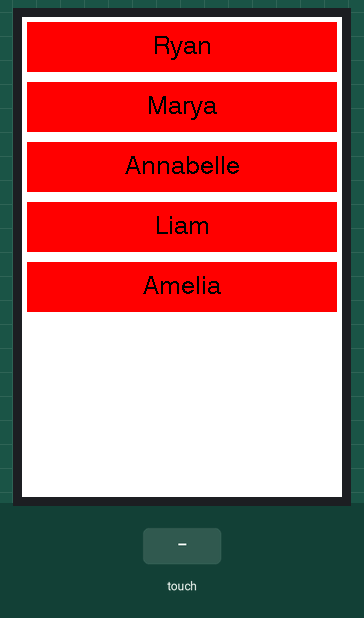
A sketch run on a simulated ESP32. Parts: 320×480 colour display. The inputs (shaded band) are chosen by the test bench.

Above: at 1.6 s.
1.7 s: touch panel pressed at 13 % / 70 % of its raw x / y range
At 2.0 s:
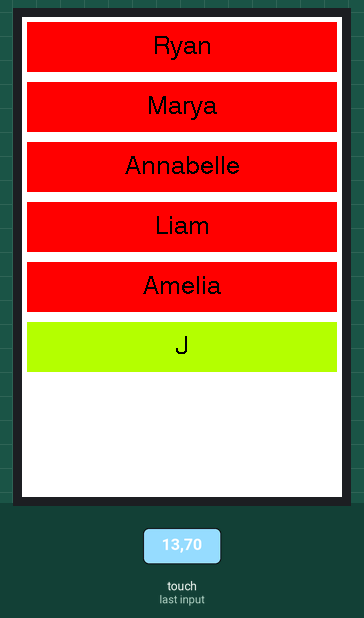
3.2 s: touch panel pressed at 13 % / 90 % of its raw x / y range
At 4.4 s:
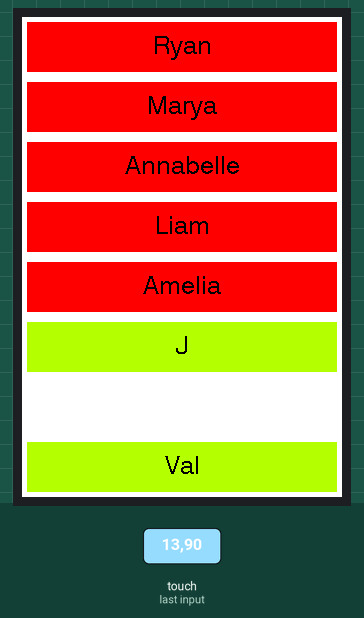
Timing chart, 0 to 6.2 s (numbered marks = the images above; inputs shaded):
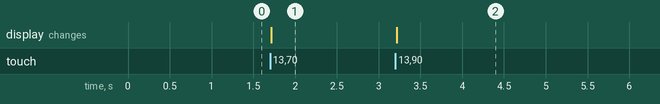

The sketch:

name_rows_cyd_large.ino
```cpp
// (licence header left out)
#include <SPI.h>

/*  Install the "TFT_eSPI" library by Bodmer to interface with the TFT Display - https://github.com/Bodmer/TFT_eSPI
    *** IMPORTANT: User_Setup.h available on the internet will probably NOT work with the examples available at Random Nerd Tutorials ***
    *** YOU MUST USE THE User_Setup.h FILE PROVIDED IN THE LINK BELOW IN ORDER TO USE THE EXAMPLES FROM RANDOM NERD TUTORIALS ***
    FULL INSTRUCTIONS AVAILABLE ON HOW CONFIGURE THE LIBRARY: https://RandomNerdTutorials.com/cyd/ or https://RandomNerdTutorials.com/esp32-tft/   */
#include <TFT_eSPI.h>

// Install the "XPT2046_Touchscreen" library by Paul Stoffregen to use the Touchscreen - https://github.com/PaulStoffregen/XPT2046_Touchscreen
// Note: this library doesn't require further configuration
#include <XPT2046_Touchscreen.h>

TFT_eSPI tft = TFT_eSPI();

// Touchscreen pins
#define XPT2046_IRQ 36   // T_IRQ
#define XPT2046_MOSI 32  // T_DIN
#define XPT2046_MISO 39  // T_OUT
#define XPT2046_CLK 25   // T_CLK
#define XPT2046_CS 33    // T_CS

SPIClass touchscreenSPI = SPIClass(VSPI);
XPT2046_Touchscreen touchscreen(XPT2046_CS, XPT2046_IRQ);

#define SCREEN_WIDTH 320
#define SCREEN_HEIGHT 480
#define FONT_SIZE 2

// Touchscreen coordinates: (x, y) and pressure (z)
int x, y, z;

const char* names[8] = {"Ryan", "Marya", "Annabelle", "Liam", "Amelia", "J", "Taiwo", "Val"};
bool present[8] = {false, false, false, false, false, false, false, false};

void drawRow(int i) {
  int divH = SCREEN_HEIGHT / 8;
  int margin = 5;
  int rowH = divH - 2 * margin;
  int rowW = SCREEN_WIDTH - 2 * margin;
  int rowY = divH * i + margin;
  int rowX = margin;
  bool isPresent = present[i];
  uint16_t rowColor;
  if(isPresent) {
    rowColor = TFT_GREENYELLOW;
  } else {
    rowColor = TFT_RED;
  }
  tft.fillRect(rowX, rowY, rowW, rowH, rowColor);
  tft.setTextColor(TFT_BLACK, rowColor);
  int centerX = SCREEN_WIDTH/2;
  int centerY = rowY + (rowH - 24) / 2;
  int fontSize = 4;
  tft.drawCentreString(names[i], centerX, centerY, fontSize);
}

void setup() {
  Serial.begin(115200);

  // Start the SPI for the touchscreen and init the touchscreen
  touchscreenSPI.begin(XPT2046_CLK, XPT2046_MISO, XPT2046_MOSI, XPT2046_CS);
  touchscreen.begin(touchscreenSPI);
  // Set the Touchscreen rotation in landscape mode
  // Note: in some displays, the touchscreen might be upside down, so you might need to set the rotation to 3: touchscreen.setRotation(3);
  touchscreen.setRotation(2);

  // Start the tft display
  tft.init();
  // Set the TFT display rotation in landscape mode
  tft.setRotation(2);

  // Clear the screen before writing to it
  tft.fillScreen(TFT_WHITE);
  tft.setTextColor(TFT_BLACK, TFT_WHITE);

  // Set X and Y coordinates for center of display
  int centerX = SCREEN_WIDTH / 2;
  int centerY = SCREEN_HEIGHT / 2;
  for(int i=0; i<5; i++) {
    drawRow(i);
  }
}

void loop() {
  // Checks if Touchscreen was touched
  if (touchscreen.tirqTouched() && touchscreen.touched()) {
    // Get Touchscreen points
    TS_Point p = touchscreen.getPoint();
    // Calibrate Touchscreen points with map function to the correct width and height
    x = map(p.x, 200, 3700, 1, SCREEN_WIDTH);
    y = map(p.y, 240, 3800, 1, SCREEN_HEIGHT);
    z = p.z;
    int row;
    row = 8 * y / SCREEN_HEIGHT;
    if(row > 8) {
      row = 7;
    }
    present[row] = !present[row];
    drawRow(row);
    while (touchscreen.touched()) {
      delay(50);
    }
    delay(150);
  }
} 
```

Measured:
- after the input at 1.7 s, the display: changes at once (image 1)
- after the input at 3.2 s, the display: changes at once (image 2)
